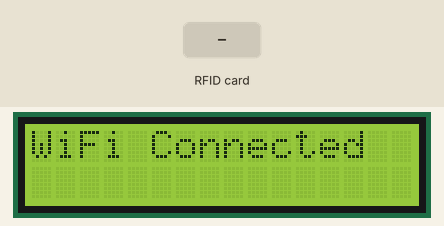
Recording of a sketch running on a simulated ESP8266 (Wemos D1 mini). On the bench: 16×2 character LCD. The test bench sets the inputs (shaded band). WiFi joins after 1.5 s; servers stay silent unless stated; uploads are accepted with an empty reply; what the sketch prints to the serial monitor is not drawn.

Above: at 3.8 s.
3.9 s: RFID card 5E 7A 19 C4 held to the reader
At 4.6 s:
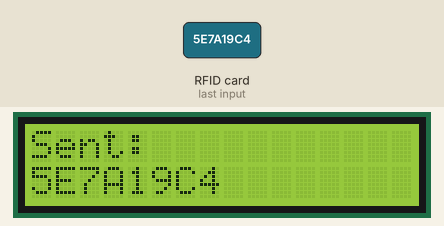
At 6.7 s:
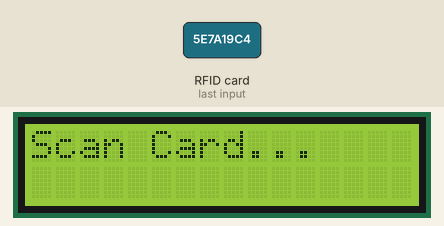
Timing chart, 0 to 8.2 s (numbered marks = the images above; inputs shaded):
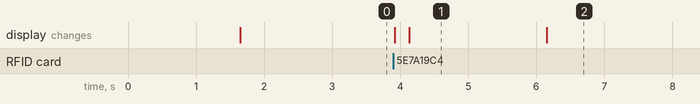

Measured:
- after the input at 3.9 s, the display: first changes at once (image 1 shows a later state)
- what the display in image 1 shows lasts 2.1 s, from 4.1 s to 6.2 s

The sketch:

D-Based_Online_Attendance_System_Using_Wemos_D1_Mini_and_Goo.ino
```cpp
#include <ESP8266WiFi.h>
#include <SPI.h>
#include <MFRC522.h>
#include <Wire.h>
#include <LiquidCrystal_I2C.h>
#include <ESP8266HTTPClient.h>

#define RST_PIN D0
#define SS_PIN  D8

MFRC522 mfrc522(SS_PIN, RST_PIN);
LiquidCrystal_I2C lcd(0x27, 16, 2);

const char* ssid = "YOUR_SSID";
const char* password = "YOUR_PASSWORD";
const char* scriptURL = "YOUR_GOOGLE_SCRIPT_WEB_APP_URL";

void setup() {
  Serial.begin(115200);
  SPI.begin();
  mfrc522.PCD_Init();
  lcd.begin();
  lcd.backlight();
  lcd.setCursor(0, 0);
  lcd.print("Connect WiFi...");

  WiFi.begin(ssid, password);
  while (WiFi.status() != WL_CONNECTED) {
    delay(500);
    Serial.print(".");
  }

  lcd.clear();
  lcd.print("WiFi Connected");
  delay(1000);
}

void loop() {
  if (!mfrc522.PICC_IsNewCardPresent() || !mfrc522.PICC_ReadCardSerial()) return;

  String uid = "";
  for (byte i = 0; i < mfrc522.uid.size; i++) {
    uid += String(mfrc522.uid.uidByte[i] < 0x10 ? "0" : "");
    uid += String(mfrc522.uid.uidByte[i], HEX);
  }
  uid.toUpperCase();

  Serial.println("UID: " + uid);
  lcd.clear();
  lcd.setCursor(0, 0);
  lcd.print("Sending...");

  if (WiFi.status() == WL_CONNECTED) {
    HTTPClient http;
    http.begin(scriptURL);
    http.addHeader("Content-Type", "application/x-www-form-urlencoded");

    String postData = "uid=" + uid;
    int httpResponseCode = http.POST(postData);

    lcd.clear();
    if (httpResponseCode > 0) {
      lcd.setCursor(0, 0);
      lcd.print("Sent: ");
      lcd.setCursor(0, 1);
      lcd.print(uid);
    } else {
      lcd.setCursor(0, 0);
      lcd.print("Failed!");
    }
    http.end();
  } else {
    lcd.clear();
    lcd.print("No WiFi");
  }

  delay(2000);
  lcd.clear();
  lcd.setCursor(0, 0);
  lcd.print("Scan Card...");
}
```
